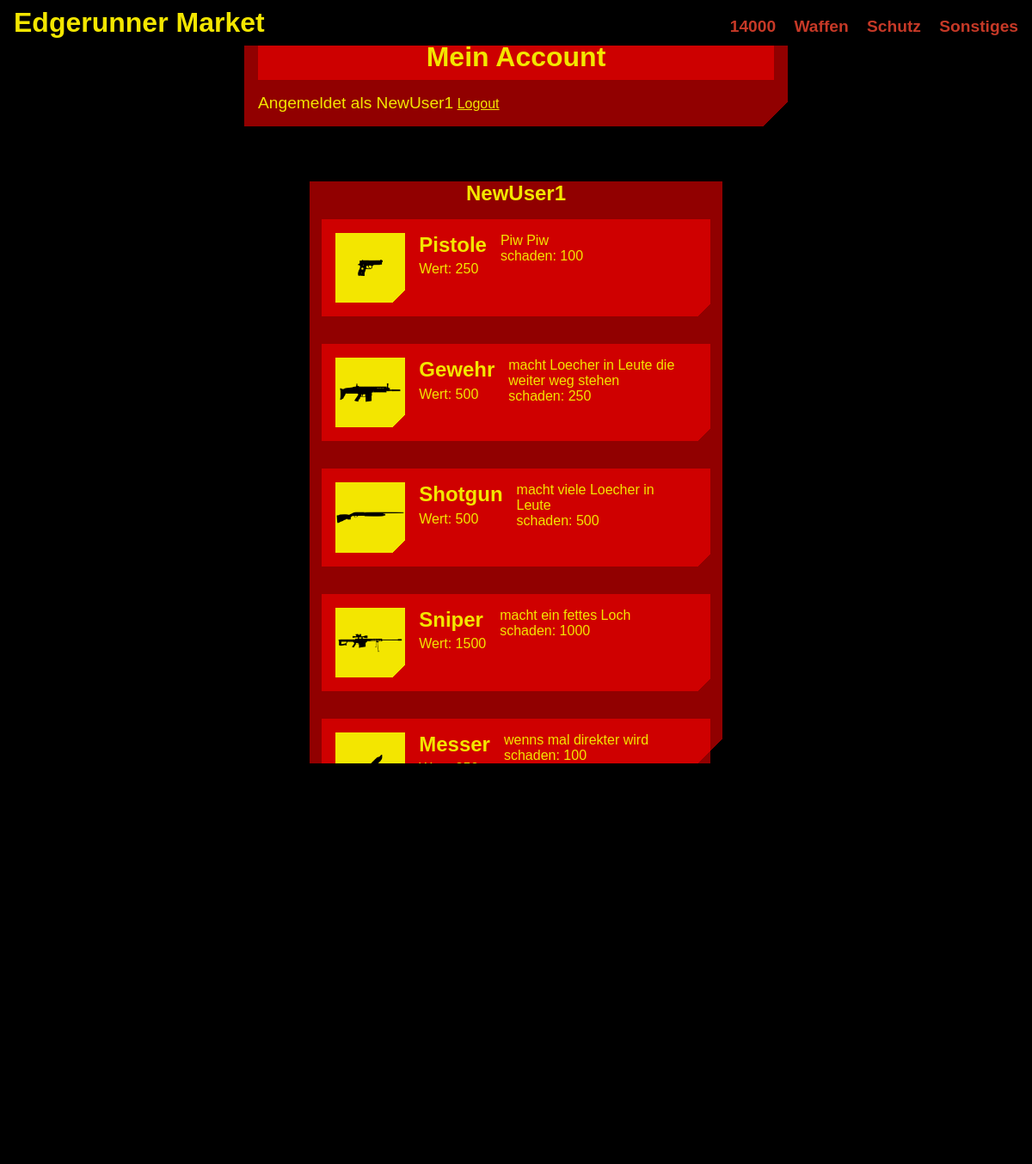
The app's page / (signed in) with its own data.
### tables this page shows
CREATE TABLE IF NOT EXISTS `user_resources` (
  `id` int(12) NOT NULL AUTO_INCREMENT,
  `productId` int(8) NOT NULL,
  `userId` int(8) NOT NULL,
  `count` int(8) NOT NULL,
  PRIMARY KEY (`id`),
  KEY `userId` (`userId`),
  KEY `productId` (`productId`),
  KEY `productId_2` (`productId`)
);

CREATE TABLE IF NOT EXISTS `products` (
  `id` int(8) NOT NULL AUTO_INCREMENT,
  `productId` varchar(12) NOT NULL,
  `name` varchar(16) DEFAULT NULL,
  `description` varchar(64) NOT NULL,
  `image` varchar(128) NOT NULL DEFAULT 'ProductImages/noImage.png',
  `price` int(8) NOT NULL,
  `itemtype` enum('weapon','amor','item') NOT NULL,
  `itemValues` int(8) NOT NULL,
  `isConsumeable` tinyint(1) NOT NULL DEFAULT 0,
  PRIMARY KEY (`id`),
  UNIQUE KEY `productId` (`productId`)
);

### web/php/PHP_Forms/inventorySlot.php (the view, shortened to what this page needs)
<?php
    function getItem($itemID, $slotID){
        $conn = dbConnect();
        try{
            $query = $conn->prepare('SELECT products.name,
            products.description, products.image,
            products.price, products.itemValues , products.itemtype
            FROM products
            WHERE products.id = ?');
            $query->bindParam( 1, $itemID, PDO::PARAM_INT );
            $query->execute();
            if($data = $query->fetchAll(PDO::FETCH_ASSOC))
            {
                $name = $data[0]['name'];
                $description = $data[0]['description'];
                $image = $data[0]['image'];
                $price = $data[0]['price'];
                $sellprice = $price/2;
                $itemValues = $data[0]['itemValues'];
                echo
                "<form class='inventorySlot' method ='post' action='index.php'>
                        <img src='$image' alt='Product Image'>
                        <div>
                            <h1>$name</h1>
                            <p>Wert: $sellprice</p>
                        </div>
                        <div>
                            <p>$description</p>";
                        if($data[0]['itemtype'] == 'weapon')
                            echo"<p>schaden: $itemValues</p>";
                   echo"</div>
                        <div> ";
                echo"</div>
                    </form>";
            }
        }catch(Exception $e){
            userMessage('Es ist Fehler aufgetreten'.$e->getMessage());
            $conn=null;
            return false;
        }
    }
?>

### web/index.php (shortened to what this page needs)
<!DOCTYPE html>
<html lang="de">
  <head>
    <link rel="stylesheet" href="style.CSS">
</head>
 <body>
    <?php if($_SESSION['currentshopID'] == -1)
          include_once 'PHP/navbar.php';
     ?>
    <video width="100vw" height="100vh"  autoplay="" loop="" muted="" playsinline="">
      <source src="videos/turntable1.mp4" type="video/mp4">
    </video>
    <?php
      if(isset($_SESSION['access']) && ($_SESSION['access'] == "user" || $_SESSION['access'] == "admin")){
        include 'PHP/PHP_Forms/accountOverviewWindow.php';
        if(($_GET['action'] != 'coins'))
          include 'PHP/PHP_Forms/playerInventory.php';
      }
    ?>
    <?php include 'PHP/navbar.php'; ?>
  </body>
</html>

### web/php/navbar.php
<nav>
	<?php
		$coinsvalue = $_SESSION['EdgeCoins'];
	?>
	<div class="HomepageLink">
		<a href="index.php?action=noShop" id="HomepageName">Edgerunner Market</a>
	</div>
	<div>
		<a href="index.php?action=coins" ><?php  echo($coinsvalue); ?></a>
		<?php if(!isset($_SESSION['nick'])) {
			echo '
			<a href="index.php?action=login" >Login</a>
			<a href="index.php?action=register">Register</a>
			';
		}else{
			echo'
			<a href="index.php?action=Shop1">Waffen</a>
			<a href="index.php?action=Shop2">Schutz</a>
			<a href="index.php?action=Shop3">Sonstiges</a>
			';
		}?>
	</div>
</nav>

### web/php/PHP_Forms/accountOverviewWindow.php
<form>
	<h1>Mein Account</h1>
	<div>
		<label id="nick"></label>
		<a href="index.php?action=logout" id="logout" >Logout</a>
	</div>
</form>

### web/php/PHP_Forms/playerInventory.php (shortened to what this page needs)
<?php
    function getItemsInInventory(){
        $conn = dbConnect();
        try{
            $query = $conn->prepare('SELECT productId, id FROM user_resources WHERE userId = ?');
            $query->bindParam( 1, $_SESSION['id'], PDO::PARAM_INT );
            $query->execute();
            if($data = $query->fetchAll(PDO::FETCH_ASSOC)){
                echo '<div class="inventorySlotContainer">';
                echo '<h1 class="inventoryName">'.$_SESSION['nick'].'</h1>';
                foreach($data as $item)
                {
                    $itemID = $item['productId'];
                    $slotID = $item['id'];
                    include_once 'inventorySlot.php';
                    getItem($itemID,$slotID);
                }
                echo '</div>';
            }else {
                echo '<div class="inventorySlotContainer">';
                echo '<h1 class="inventoryName">'.$_SESSION['nick'].'</h1>';
                echo '<form>Dein Inventar ist Leer</form>';
                echo '</div>';
            }
        }catch(Exception $e){
            userMessage('Es ist Fehler aufgetreten'.$e->getMessage());
            $conn=null;
            return false;
        }
    }
?>
<section class="playerInventoryFrame">
                <?php
            getItemsInInventory();
        ?>
</section>

### web/style.css (style rules this page uses)
:root { --bgColContent: #ff000091; --themeColContent: #ff00008c; --textCol:#F3E600; --bgCol:rgb(0, 0, 0); --linkCol:#c63927; --borderCol: rgb(0, 0, 0); --hoverCol:#00ffffba; --warning:#ff00008c; }
* { margin:0; padding:0; }
body { font-family: 'normalLetters','cyberpunk', tahoma, sans-serif, Arial ; background-color:var(--bgCol); }
nav { background-color:var(--bgCol); position:fixed; z-index: 4 ; left: 0; right: 0; top: 0; display:flex; align-items:baseline; justify-content: space-between; gap:2rem; padding:0.5rem; font-family: 'normalLetters','cyberpunk',Arial; font-size:1.2rem; }
nav a { padding:.5rem; text-decoration:none; color:var(--linkCol); font-weight: 900; }
nav a:first-letter { font-size:1.7rem; }
#HomepageName { color:var(--textCol); font-family: 'cyberpunk',Arial; font-size:2rem; }
.playerInventoryFrame { width:100vw !important; height:60vh !important; display: flex !important; flex-direction:row !important; justify-content:center !important; align-self: center !important; z-index:0 !important; }
.inventorySlotContainer { background-color: var(--bgColContent) !important; width:40vw !important; height:50vh !important; z-index:1; margin:2rem; display:flex !important; flex-direction:column; overflow-y: scroll !important; scrollbar-width: none; background:linear-gradient(-45deg, transparent 20px, var(--bgColContent) 0) !important; }
.inventorySlot { width:35vw !important; height:6vh !important; display:flex !important; flex-direction:row !important; justify-content:left !important; align-content: baseline; margin : 1rem auto !important; z-index:2 !important; transition: all .2s ease-in-out; background:linear-gradient(-45deg, transparent 10px, var(--bgColContent) 0) !important; }
.inventorySlot img { width:auto; height:6vh; background:linear-gradient(-45deg, transparent 10px, #F3E600 0) !important; }
.inventorySlot h1 { text-align: left; color:var(--textCol) !important; background-color:transparent !important; }
.inventorySlot p { text-align: left; color:var(--textCol) !important; }
.inventoryName { background-color:transparent !important; }
form, .admin { display:flex; flex-direction: column; width: 50vw; padding: 1rem; gap: 1rem; background-color:var(--bgColContent); margin:2rem auto; background:linear-gradient(-45deg, transparent 20px, var(--bgColContent) 0) !important; }
#enter, h1 { background-color:var(--themeColContent); color: var(--textCol); text-align: center; height: 1.4em; }
#enter, label { font-size: 1.2rem; }
label { border:none; color: var(--textCol); }
#logout { max-width:4rem; color: var(--textCol); }
form img { width:3rem; height:3rem; background-color: var(--bgCol); }
video { display: block; z-index: -1; width :99vw; height:99vh; object-fit: cover; position: fixed; }

### records on screen
user_resources: productId.image (picture), productId.name "Pistole", productId.price "250", productId.description "Piw Piw", productId.itemValues "100"
user_resources: productId.image (picture), productId.name "Gewehr", productId.price "500", productId.description "macht Loecher in Leute die weiter weg stehen", productId.itemValues "250"
user_resources: productId.image (picture), productId.name "Shotgun", productId.price "500", productId.description "macht viele Loecher in Leute", productId.itemValues "500"
user_resources: productId.image (picture), productId.name "Sniper", productId.price "1500", productId.description "macht ein fettes Loch", productId.itemValues "1000"
user_resources: productId.image (picture), productId.name "Messer", productId.description "wenns mal direkter wird", productId.itemValues "100"

### other values on screen
$_SESSION['nick'] "NewUser1"
$coinsvalue "14000"
